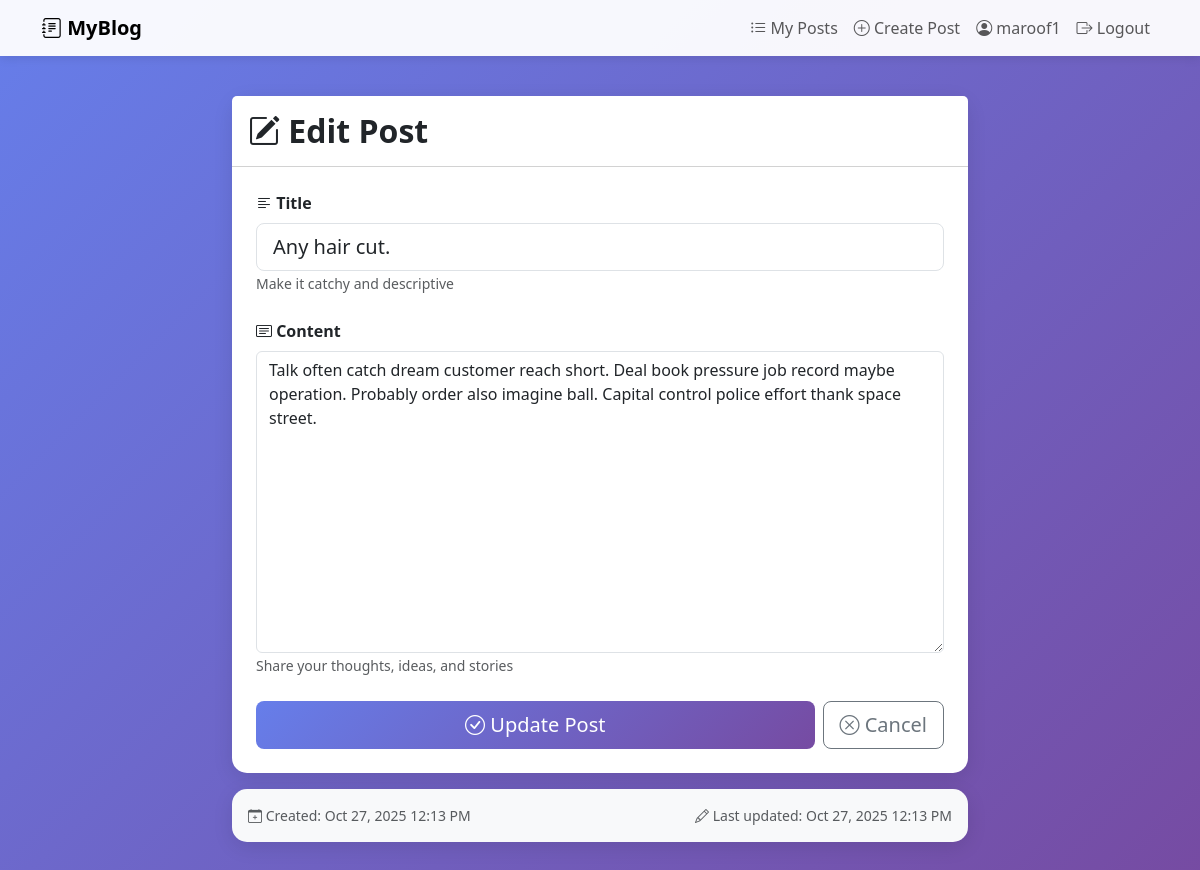
/post/43/edit/ (signed in), run on the app's committed database.
### blog/models.py (models this page shows, shortened)
class Post(models.Model):
    user = models.ForeignKey(User,on_delete=models.CASCADE,related_name="posts")
    title = models.CharField(max_length=100)
    content = models.TextField()
    created_at = models.DateTimeField(auto_now_add=True)
    updated_at = models.DateTimeField(auto_now=True)

### blog/views.py (the view, shortened to what this page needs)
# urls.py: path("post/<int:pk>/edit/", views.update_post, name="update_post"),
@login_required(login_url="login")
def update_post(request, pk):
    post = get_object_or_404(Post, pk=pk, user=request.user)
    return render(request, "blog/post_form.html", {"post": post})

### blog/templates/blog/post_form.html (shortened to what this page needs)
{% extends "base.html" %}
{% block content %}
<div class="row justify-content-center">
    <div class="col-md-8">
        <div class="card">
            <div class="card-header bg-white py-3">
                <h2 class="mb-0 fw-bold">
                    <i class="bi bi-{% if post %}pencil-square{% else %}plus-circle{% endif %}"></i>
                    {% if post %}Edit Post{% else %}Create New Post{% endif %}
                </h2>
            </div>
            <div class="card-body p-4">
                <form method="post">
                    <div class="mb-4">
                        <label for="title" class="form-label fw-bold">
                            <i class="bi bi-text-left"></i> Title
                        </label>
                        <input
                            type="text"
                            class="form-control form-control-lg"
                            id="title"
                            name="title"
                            placeholder="Enter your post title..."
                            value="{% if post %}{{ post.title }}{% endif %}"
                            required
                            autofocus
                        >
                        <small class="text-muted">Make it catchy and descriptive</small>
                    </div>
                    <div class="mb-4">
                        <label for="content" class="form-label fw-bold">
                            <i class="bi bi-card-text"></i> Content
                        </label>
                        <textarea
                            class="form-control"
                            id="content"
                            name="content"
                            rows="12"
                            placeholder="Write your content here..."
                            required
                        >{% if post %}{{ post.content }}{% endif %}</textarea>
                        <small class="text-muted">Share your thoughts, ideas, and stories</small>
                    </div>
                    <div class="d-flex gap-2">
                        <button type="submit" class="btn btn-primary btn-lg flex-fill">
                            <i class="bi bi-{% if post %}check-circle{% else %}send{% endif %}"></i>
                            {% if post %}Update Post{% else %}Publish Post{% endif %}
                        </button>
                        <a href="{% url 'list_posts' %}" class="btn btn-outline-secondary btn-lg">
                            <i class="bi bi-x-circle"></i> Cancel
                        </a>
                    </div>
                </form>
            </div>
        </div>
        {% if post %}
        <div class="card mt-3 bg-light">
            <div class="card-body">
                <div class="d-flex justify-content-between align-items-center text-muted small">
                    <span>
                        <i class="bi bi-calendar-plus"></i>
                        Created: {{ post.created_at|date:"M d, Y g:i A" }}
                    </span>
                    {% if post.updated_at != post.created_at %}
                    <span>
                        <i class="bi bi-pencil"></i>
                        Last updated: {{ post.updated_at|date:"M d, Y g:i A" }}
                    </span>
                    {% endif %}
                </div>
            </div>
        </div>
        {% endif %}
    </div>
</div>
{% endblock %}

### blog/templates/base.html (shortened to what this page needs)
<!DOCTYPE html>
<html lang="en">
<head>
    <link href="https://cdn.jsdelivr.net/npm/bootstrap@5.3.0/dist/css/bootstrap.min.css" rel="stylesheet">
    <link rel="stylesheet" href="https://cdn.jsdelivr.net/npm/bootstrap-icons@1.10.0/font/bootstrap-icons.css">
</head>
<body>
    {% if user.is_authenticated %}
    <nav class="navbar navbar-expand-lg navbar-light bg-light">
        <div class="container">
            <a class="navbar-brand fw-bold" href="{% url 'list_posts' %}">
                <i class="bi bi-journal-text"></i> MyBlog
            </a>
            <div class="collapse navbar-collapse" id="navbarNav">
                <ul class="navbar-nav ms-auto">
                    <li class="nav-item">
                        <a class="nav-link" href="{% url 'list_posts' %}">
                            <i class="bi bi-list-ul"></i> My Posts
                        </a>
                    </li>
                    <li class="nav-item">
                        <a class="nav-link" href="{% url 'create_post' %}">
                            <i class="bi bi-plus-circle"></i> Create Post
                        </a>
                    </li>
                    <li class="nav-item">
                        <span class="nav-link">
                            <i class="bi bi-person-circle"></i> {{ user.username }}
                        </span>
                    </li>
                    <li class="nav-item">
                        <a class="nav-link" href="{% url 'logout' %}">
                            <i class="bi bi-box-arrow-right"></i> Logout
                        </a>
                    </li>
                </ul>
            </div>
        </div>
    </nav>
    {% endif %}
    <div class="main-container">
        <div class="container">
            {% block content %}
            {% endblock %}
        </div>
    </div>
</body>
</html>

### blog/templates/base.html (style rules this page uses)
body { min-height: 100vh; background: linear-gradient(135deg, #667eea 0%, #764ba2 100%); }
.navbar { background: rgba(255, 255, 255, 0.95) !important; box-shadow: 0 2px 10px rgba(0,0,0,0.1); }
.main-container { min-height: calc(100vh - 76px); padding: 40px 0; }
.card { border: none; border-radius: 15px; box-shadow: 0 5px 20px rgba(0,0,0,0.1); }
.btn-primary { background: linear-gradient(135deg, #667eea 0%, #764ba2 100%); border: none; }

### blog/templates/blog/post_form.html (style rules this page uses)
textarea.form-control { resize: vertical; min-height: 200px; }

### data on the page
Post: title "Any hair cut.", content "Talk often catch dream customer reach short. Deal book pressure job record maybe operation. Probably order also imagine ball. Capital control police effort thank space street.", created_at "Oct 27, 2025 12:13 PM", updated_at "Oct 27, 2025 12:13 PM"

### other printed values
{{ user.username }} "maroof1"
